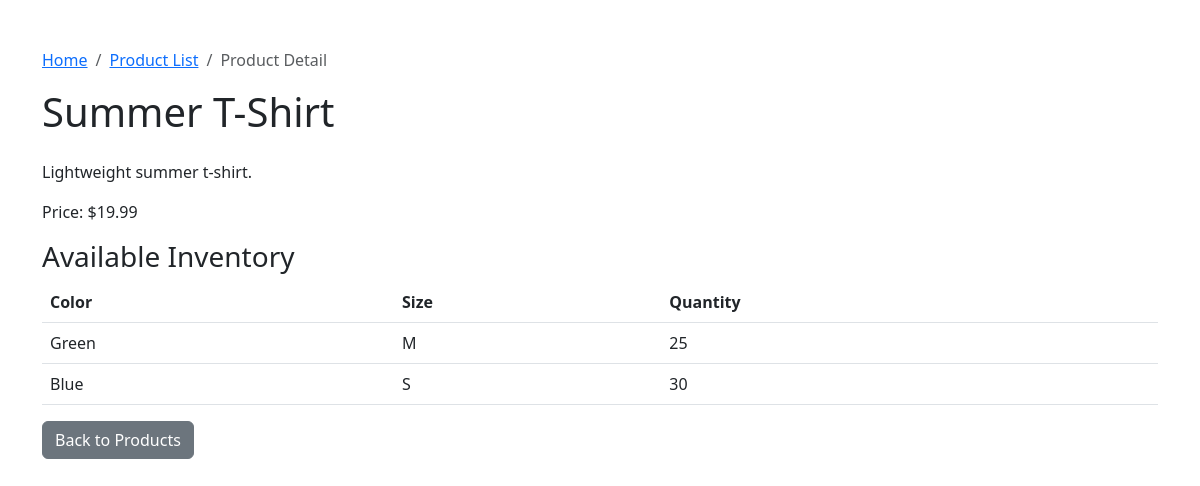
The page /product/46/ on the database its author committed.
### myapp/models.py (models this page shows, shortened)
class Product(models.Model):
    name = models.CharField(max_length=255)
    description = models.TextField()
    price = models.DecimalField(max_digits=10, decimal_places=2)
    type = models.ForeignKey(ProductType, on_delete=models.CASCADE)

class Inventory(models.Model):
    product = models.ForeignKey(Product, on_delete=models.CASCADE)
    color = models.ForeignKey(Color, on_delete=models.CASCADE)
    size = models.ForeignKey(Size, on_delete=models.CASCADE)
    quantity = models.IntegerField()

class Color(models.Model):
    color_name = models.CharField(max_length=100)

class Size(models.Model):
    size_name = models.CharField(max_length=50)

### myapp/views.py (the view)
# urls.py: path('product/<int:product_id>/', views.product_detail, name='product_detail'),  # 次页：产品详情
def product_detail(request, product_id):
    product = get_object_or_404(Product, id=product_id)
    return render(request, 'product_detail.html', {'product': product, 'view_name': 'product_detail'})

### templates/product_detail.html (shortened to what this page needs)
<!DOCTYPE html>
<html lang="en">
<head>
    <link rel="stylesheet" href="https://cdn.jsdelivr.net/npm/bootstrap@5.3.0/dist/css/bootstrap.min.css">
</head>
<body>
    <div class="container mt-5">
        <nav aria-label="breadcrumb">
            <ol class="breadcrumb">
                <li class="breadcrumb-item"><a href="{% url 'homepage' %}">Home</a></li>
                    <li class="breadcrumb-item"><a href="{% url 'product_list' product.type.id %}">Product List</a></li>
                    <li class="breadcrumb-item active" aria-current="page">Product Detail</li>
            </ol>
        </nav>
        <h1 class="mb-4">{{ product.name }}</h1>
        <p>{{ product.description }}</p>
        <p>Price: ${{ product.price }}</p>
        <h3>Available Inventory</h3>
        <table class="table">
            <thead>
                <tr>
                    <th>Color</th>
                    <th>Size</th>
                    <th>Quantity</th>
                </tr>
            </thead>
            <tbody>
                {% for inventory in product.inventory_set.all %}
                    <tr>
                        <td>{{ inventory.color.color_name }}</td>
                        <td>{{ inventory.size.size_name }}</td>
                        <td>{{ inventory.quantity }}</td>
                    </tr>
                {% endfor %}
            </tbody>
        </table>
        <a href="{% url 'product_list' product.type.id %}" class="btn btn-secondary">Back to Products</a>
    </div>
</body>
</html>

### rows shown on the page
Product: name "Summer T-Shirt", description "Lightweight summer t-shirt.", price "19.99"
Inventory: color.color_name "Green", size.size_name "M", quantity "25"
Inventory: color.color_name "Blue", size.size_name "S", quantity "30"
